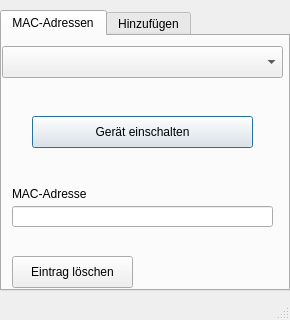
<?xml version="1.0" encoding="UTF-8"?>
<ui version="4.0">
 <class>MainWindow</class>
 <widget class="QMainWindow" name="MainWindow">
  <property name="geometry">
   <rect>
    <x>0</x>
    <y>0</y>
    <width>290</width>
    <height>320</height>
   </rect>
  </property>
  <property name="windowTitle">
   <string>Wake Up</string>
  </property>
  <property name="toolTip">
   <string/>
  </property>
  <widget class="QWidget" name="centralwidget">
   <widget class="QTabWidget" name="tabWidget">
    <property name="geometry">
     <rect>
      <x>0</x>
      <y>10</y>
      <width>290</width>
      <height>281</height>
     </rect>
    </property>
    <property name="statusTip">
     <string/>
    </property>
    <property name="currentIndex">
     <number>0</number>
    </property>
    <widget class="QWidget" name="mainTab">
     <property name="enabled">
      <bool>true</bool>
     </property>
     <attribute name="title">
      <string>MAC-Adressen</string>
     </attribute>
     <widget class="QComboBox" name="mainListMacs">
      <property name="enabled">
       <bool>true</bool>
      </property>
      <property name="geometry">
       <rect>
        <x>0</x>
        <y>10</y>
        <width>281</width>
        <height>32</height>
       </rect>
      </property>
      <property name="editable">
       <bool>false</bool>
      </property>
     </widget>
     <widget class="QPushButton" name="mainButtonSendPacket">
      <property name="geometry">
       <rect>
        <x>30</x>
        <y>80</y>
        <width>221</width>
        <height>32</height>
       </rect>
      </property>
      <property name="text">
       <string>Gerät einschalten</string>
      </property>
      <property name="autoDefault">
       <bool>false</bool>
      </property>
      <property name="default">
       <bool>true</bool>
      </property>
      <property name="flat">
       <bool>false</bool>
      </property>
     </widget>
     <widget class="QLineEdit" name="mainLabelMacAddress">
      <property name="enabled">
       <bool>true</bool>
      </property>
      <property name="geometry">
       <rect>
        <x>10</x>
        <y>170</y>
        <width>261</width>
        <height>21</height>
       </rect>
      </property>
      <property name="alignment">
       <set>Qt::AlignCenter</set>
      </property>
      <property name="readOnly">
       <bool>true</bool>
      </property>
     </widget>
     <widget class="QLabel" name="label">
      <property name="geometry">
       <rect>
        <x>10</x>
        <y>150</y>
        <width>91</width>
        <height>16</height>
       </rect>
      </property>
      <property name="text">
       <string>MAC-Adresse</string>
      </property>
     </widget>
     <widget class="QPushButton" name="mainButtonDelete">
      <property name="enabled">
       <bool>true</bool>
      </property>
      <property name="geometry">
       <rect>
        <x>10</x>
        <y>220</y>
        <width>121</width>
        <height>32</height>
       </rect>
      </property>
      <property name="cursor">
       <cursorShape>ArrowCursor</cursorShape>
      </property>
      <property name="text">
       <string>Eintrag löschen</string>
      </property>
      <property name="checkable">
       <bool>false</bool>
      </property>
      <property name="checked">
       <bool>false</bool>
      </property>
      <property name="flat">
       <bool>false</bool>
      </property>
     </widget>
    </widget>
    <widget class="QWidget" name="addMacTab">
     <property name="whatsThis">
      <string/>
     </property>
     <attribute name="title">
      <string>Hinzufügen</string>
     </attribute>
     <widget class="QLabel" name="addMacLabelName">
      <property name="geometry">
       <rect>
        <x>10</x>
        <y>10</y>
        <width>58</width>
        <height>16</height>
       </rect>
      </property>
      <property name="text">
       <string>Name</string>
      </property>
     </widget>
     <widget class="QLabel" name="addMacLabelMacAddress">
      <property name="geometry">
       <rect>
        <x>10</x>
        <y>90</y>
        <width>91</width>
        <height>16</height>
       </rect>
      </property>
      <property name="text">
       <string>MAC-Adresse</string>
      </property>
     </widget>
     <widget class="QLineEdit" name="addMacLineName">
      <property name="geometry">
       <rect>
        <x>10</x>
        <y>30</y>
        <width>261</width>
        <height>21</height>
       </rect>
      </property>
     </widget>
     <widget class="QLineEdit" name="addMacLineMacAddress">
      <property name="geometry">
       <rect>
        <x>10</x>
        <y>110</y>
        <width>261</width>
        <height>21</height>
       </rect>
      </property>
      <property name="clearButtonEnabled">
       <bool>false</bool>
      </property>
     </widget>
     <widget class="QPushButton" name="addMacButtonSave">
      <property name="geometry">
       <rect>
        <x>90</x>
        <y>150</y>
        <width>100</width>
        <height>32</height>
       </rect>
      </property>
      <property name="text">
       <string>Speichern</string>
      </property>
     </widget>
     <widget class="QLabel" name="addMacLabelInfo">
      <property name="geometry">
       <rect>
        <x>0</x>
        <y>200</y>
        <width>281</width>
        <height>51</height>
       </rect>
      </property>
      <property name="text">
       <string>Fehler</string>
      </property>
      <property name="alignment">
       <set>Qt::AlignCenter</set>
      </property>
      <property name="wordWrap">
       <bool>false</bool>
      </property>
     </widget>
    </widget>
   </widget>
  </widget>
  <widget class="QStatusBar" name="statusbar"/>
 </widget>
 <resources/>
 <connections/>
</ui>
